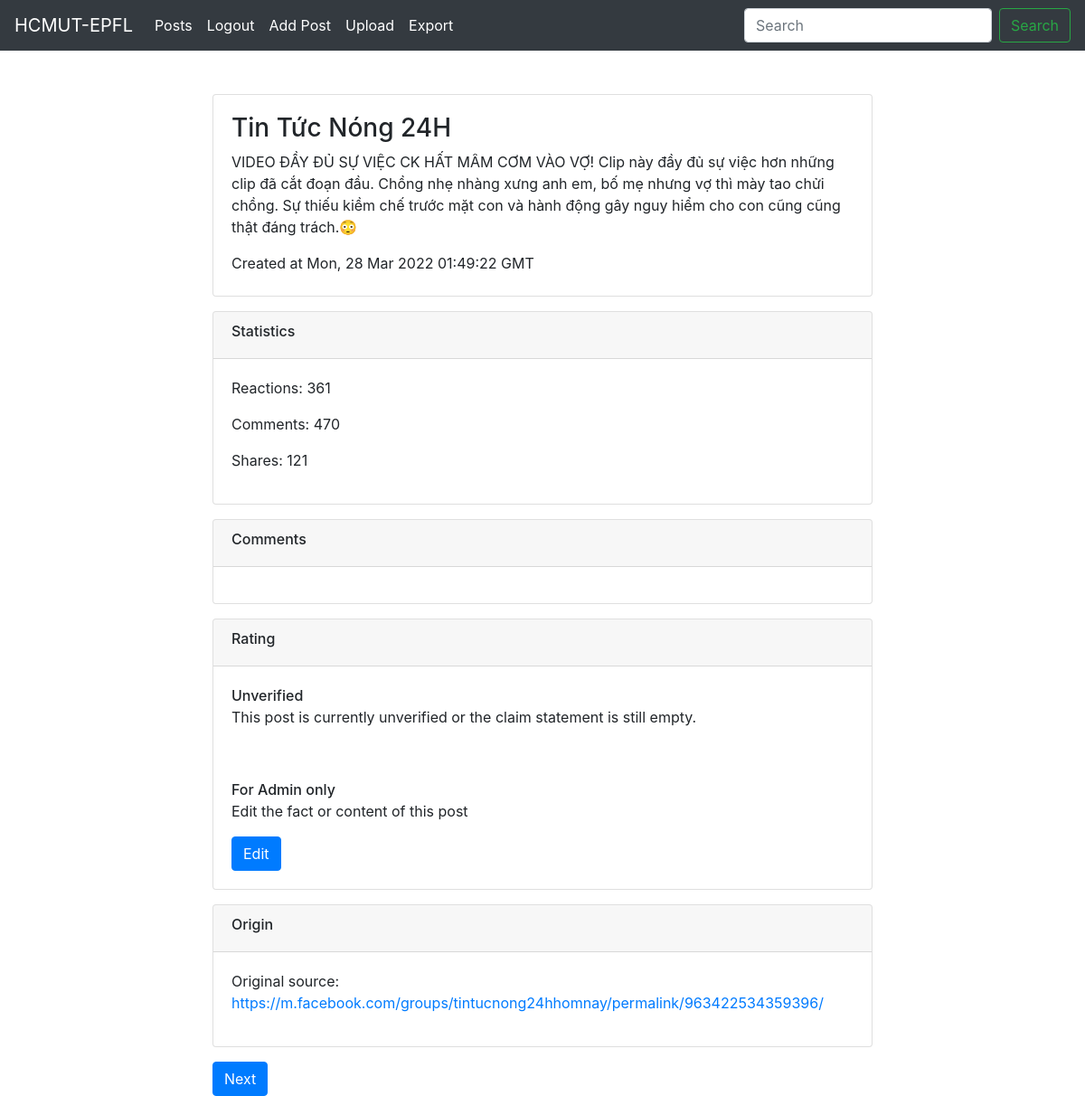
Screenshot of /news/2 (signed in) with the database file from the repository.
### src/model/post.py (models this page shows, shortened)
class Post(db.Model):
    id = db.Column(db.Integer, primary_key=True)
    time = db.Column(db.Text)
    text = db.Column(db.Text)
    shortened_text = db.Column(db.Text)
    url = db.Column(db.String(140))
    comments_count = db.Column(db.Integer)
    reactions_count = db.Column(db.Integer)
    shares_count = db.Column(db.Integer)
    comments = db.Column(db.Text)
    group_name = db.Column(db.Text)
    medical_news = db.Column(db.Boolean)
    true_news = db.Column(db.Boolean)
    claim_info = db.Column(db.Text)

### src/posts/blueprint.py (the view)
@posts.route('/<id>')
def post_detail(id):
    q = request.args.get('q')
    print("q:",q)
    if q:
        full_url = url_for('posts.posts_list', **request.args)
        return redirect(full_url)
    post = Post.query.filter(Post.id==id).first_or_404()
    return render_template('html/post_detail.html', post=post)

### src/templates/html/post_detail.html (shortened to what this page needs)
{% extends 'base.html' %}
{% block content %}
<div class="col-8 mx-auto">
   <div class="wp-block-snopes-fact-check-claim card mb-3 header">
      <div class="claim-text card-body pb-0">
         <h3 class="title">
            {{post.group_name}}
         </h3>
         <p class="subtitle">
            {{post.text}}
         </p>
         <span class="published-date">Created at {{post.time}}</span>
         <br>
         <br>
      </div>
   </div>
   <div class="wp-block-snopes-fact-check-claim card mb-3">
      <div class="card-header">
         <h3 class="h6">Statistics</h3>
      </div>
      <div class="claim-text card-body">
         <p>Reactions: {{post.reactions_count}}</p>
         <p>Comments: {{post.comments_count}}</p>
         <p>Shares: {{post.shares_count}}</p>
      </div>
   </div>
   <div class="wp-block-snopes-fact-check-claim card mb-3">
      <div class="card-header">
         <h3 class="h6">Comments</h3>
      </div>
      <div class="claim-text card-body">
      </div>
   </div>
   <div
      class="wp-block-snopes-fact-check-rating card mb-3"
      data-component="claim-rating"
      >
      <div class="card-header">
         <h3 class="h6">Rating</h3>
      </div>
      {% if post.claim_info|length>0 %}
      <div class="card-body">
         <div class="media position-relative">
            <div class="avatar-md avatar-lg-large mr-3">
               <figure class="figure w-50 mb-0">
                  <img alt="Mixture" class="figure-image img-responsive img-fluid w-50" height="50px"
                       src="{% if post.true_news %}
                       https://www.pikpng.com/pngl/m/27-278340_download-button-correct-png-clipart.png
                       {% else %}
                       https://esquilo.io/png/thumb/7H0a9WDCxlqzXxs-Wrong-Sign-PNG-File.png
                       {% endif %}"
                       width="50px">
                  </img>
               </figure>
            </div>
            <div class="media-body d-flex flex-column align-self-center">
               <span class="h3 rating-label-mixture">{{post.rating_text}}</span>
            </div>
         </div>
      </div>
      {% if post.true_news %}
      <div class="claim-text card-body">
         <span class="h6 mb-1">What's True</span>
         <p>{{post.claim_info}}</p>
      </div>
      {% endif %}
      {% if not post.true_news %}
      <div class="claim-text card-body">
         <span class="h6 mb-1">What's False</span>
         <p>{{post.claim_info}}</p>
      </div>
      {% endif %}
      <!-- {% if post.ctx_info|length>0%}
      <div class="claim-text card-body">
         <span class="h6 mb-1">Context</span>
         <p>{{post.ctx_info}}</p>
      </div>
      {% endif %} -->
      {%else%}
      <div class="claim-text card-body">
         <span class="h6 mb-1">Unverified</span>
         <p>This post is currently unverified or the claim statement is still empty.</p>
      </div>
      {%endif%}
      {%if current_user.is_authenticated %}
      <div class="card-body">
         <span class="h6 mb-1">For Admin only</span>
         <p>Edit the fact or content of this post</p>
         <form action="{{ url_for('posts.post_update', id=post.id) }}">
            <button class="btn btn-primary">Edit</button>
         </form>
      </div>
      {%endif%}
   </div>
   <div class="wp-block-snopes-fact-check-claim card mb-3">
      <div class="card-header">
         <h3 class="h6">Origin</h3>
      </div>
      <div class="single-body card-body rich-text">
         <p>Original source: <a href={{post.url}}>{{post.url}}</a></p>
      </div>
   </div>
   <form action="{{ url_for('posts.post_detail', id=post.id+1) }}">
      <button class="btn btn-primary">Next</button>
   </form>
</div>
{% endblock %}

### rows the page displays
Post: group_name "Tin Tức Nóng 24H", text "VIDEO ĐẦY ĐỦ SỰ VIỆC CK HẤT MÂM CƠM VÀO VỢ! Clip này đầy đủ sự việc hơn những clip đã cắt đoạn đầu. Chồng nhẹ nhàng xưng anh em, bố mẹ nhưng vợ thì mày tao chửi chồng. Sự thiếu kiềm chế trước mặt con và hành động gây nguy hiểm cho con cũng cũng thật đáng trách.😳", time "Mon, 28 Mar 2022 01:49:22 GMT", reactions_count "361", comments_count "470", shares_count "121", url "https://m.facebook.com/groups/tintucnong24hhomnay/permalink/963422534359396/"

### other values shown
{{ title }} "Posts"
